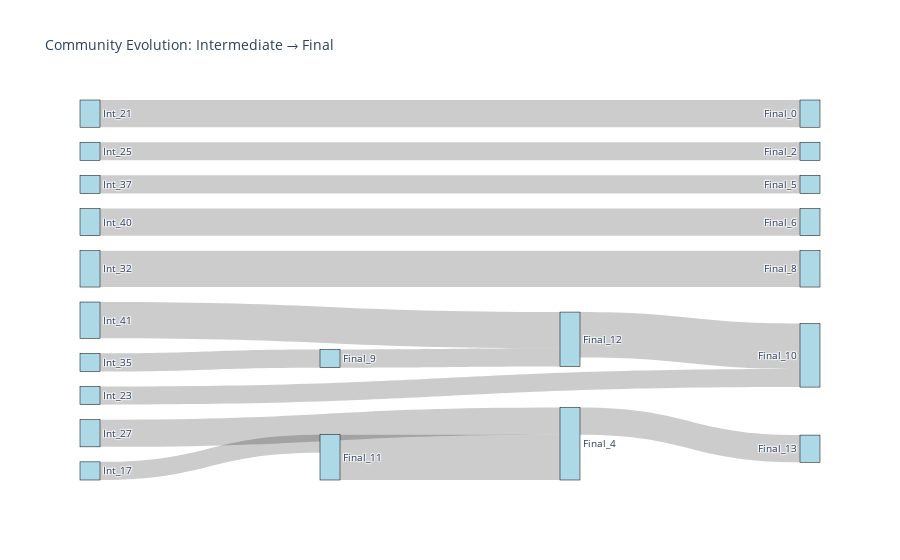

The code cell stored with this chart in its notebook:
### Code cell
# Create visualizations
sankey_fig = create_sankey_diagram(df)
summary_df = create_community_summary(df)

# Display summary statistics
print("\nCommunity Summary Statistics:")
print("-" * 50)
print(f"Number of intermediate communities: {len(df['intermediateCommunityIds'].apply(lambda x: x[0]).unique())}")
print(f"Number of final communities: {len(df['communityId'].unique())}")

# Create detailed view of node assignments
def create_node_assignments_table(df):
    """Create a formatted table of node assignments"""
    assignments = []
    for _, row in df.iterrows():
        assignments.append({
            'Node': row['name'],
            'Intermediate Community': row['intermediateCommunityIds'][0],
            'Final Community': row['communityId'],
            'Changed Community': row['intermediateCommunityIds'][0] != row['communityId']
        })
    return pd.DataFrame(assignments).sort_values('Node')

node_assignments = create_node_assignments_table(df)

# Display Plotly figure
sankey_fig.show()

# Display summary statistics
print("\nNodes that changed communities:")
changed_nodes = node_assignments[node_assignments['Changed Community']]
print(changed_nodes[['Node', 'Intermediate Community', 'Final Community']])

### Figure 1 — Plotly figure (JSON) as saved in the notebook; plotly's stock layout.template omitted (floating-point values rounded to 4 significant figures)
{"data": [{"link": {"source": [5, 16, 0, 20, 12, 22, 23, 9, 10, 11, 1, 13, 4, 3], "target": [23, 24, 19, 23, 15, 16, 21, 22, 14, 21, 20, 16, 18, 17], "value": [4, 3, 4, 2, 2, 5, 5, 2, 3, 2, 2, 3, 3, 2]}, "node": {"color": "lightblue", "label": ["Int_32", "Int_35", "Int_4", "Int_37", "Int_40", "Int_41", "Int_9", "Int_11", "Int_12", "Int_17", "Int_21", "Int_23", "Int_25", "Int_27", "Final_0", "Final_2", "Final_4", "Final_5", "Final_6", "Final_8", "Final_9", "Final_10", "Final_11", "Final_12", "Final_13"], "line": {"color": "black", "width": 0.5}, "pad": 15, "thickness": 20}, "type": "sankey"}], "layout": {"autosize": true, "font": {"size": 10}, "title": {"text": "Community Evolution: Intermediate → Final"}}}
